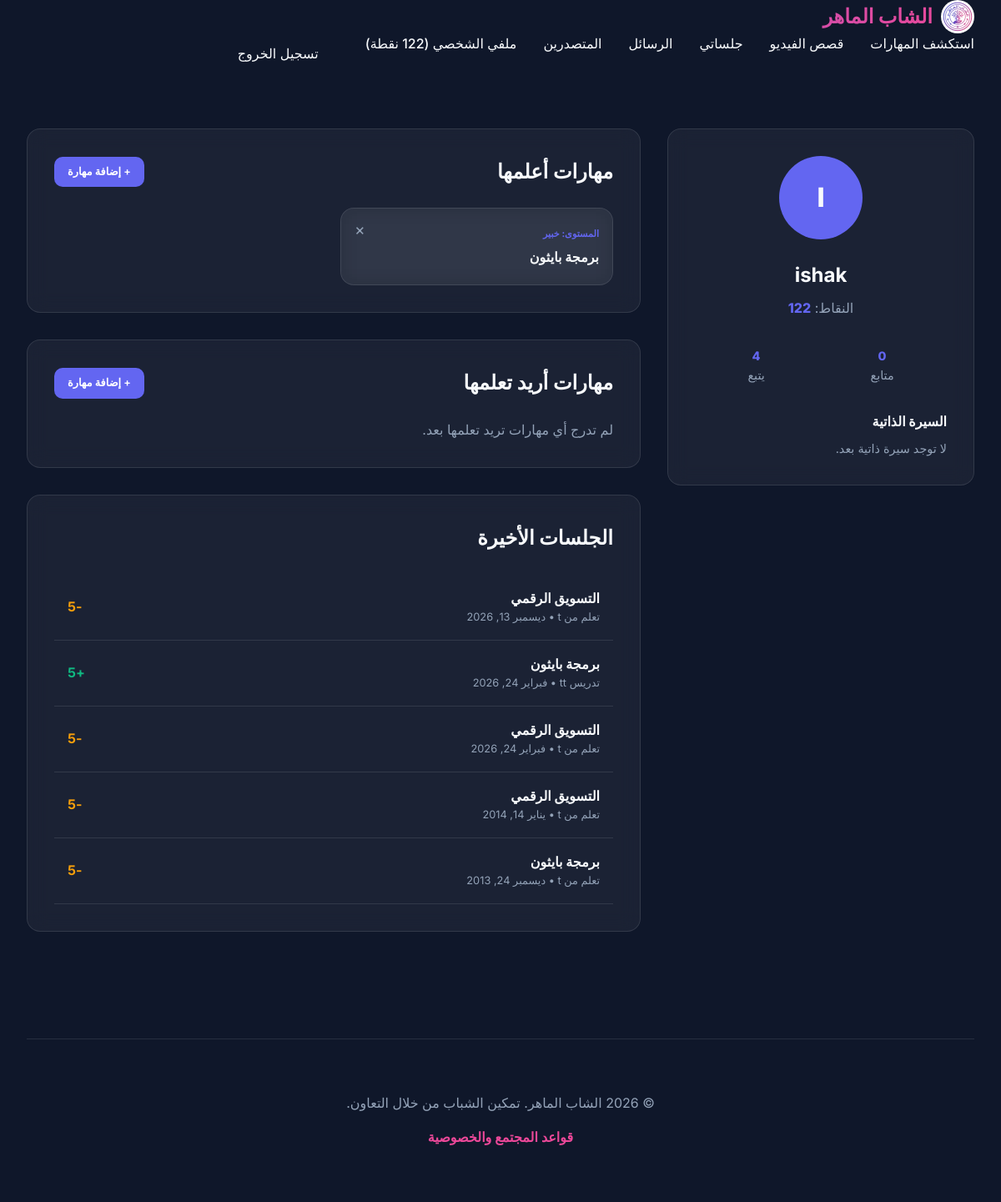
The app's page /profile/ (signed in) with its own data.
### exchange/models.py (models this page shows, shortened)
class User(AbstractUser):
    points = models.IntegerField(default=100)
    bio = models.TextField(blank=True)
    avatar = models.ImageField(upload_to='avatars/', blank=True, null=True)
    following = models.ManyToManyField('self', symmetrical=False, related_name='followers', blank=True)

class UserSkill(models.Model):
    user = models.ForeignKey(User, on_delete=models.CASCADE, related_name='user_skills')
    skill = models.ForeignKey(Skill, on_delete=models.CASCADE)
    level = models.CharField(max_length=20, choices=Skill.LEVEL_CHOICES)
    is_teaching = models.BooleanField(default=True) # True if teaching, False if wanting to learn

class Skill(models.Model):
    LEVEL_CHOICES = [
        ('beginner', 'مبتدئ'),
        ('intermediate', 'متوسط'),
        ('advanced', 'متقدم'),
        ('expert', 'خبير'),
    ]
    name = models.CharField(max_length=100)
    description = models.TextField()

class Session(models.Model):
    STATUS_CHOICES = [
        ('requested', 'Requested'),
        ('approved', 'Approved'),
        ('completed', 'Completed'),
        ('cancelled', 'Cancelled'),
    ]
    teacher = models.ForeignKey(User, on_delete=models.CASCADE, related_name='taught_sessions')
    learner = models.ForeignKey(User, on_delete=models.CASCADE, related_name='learned_sessions')
    skill = models.ForeignKey(Skill, on_delete=models.CASCADE)
    date = models.DateTimeField()
    duration_hours = models.DecimalField(max_digits=4, decimal_places=2, default=1.0)
    status = models.CharField(max_length=20, choices=STATUS_CHOICES, default='requested')
    points_exchanged = models.IntegerField()

### exchange/views.py (the view)
# urls.py: path('profile/', views.profile, name='profile'),
@login_required
def profile(request):
    teaching = UserSkill.objects.filter(user=request.user, is_teaching=True)
    learning = UserSkill.objects.filter(user=request.user, is_teaching=False)
    sessions = Session.objects.filter(teacher=request.user) | Session.objects.filter(learner=request.user)
    return render(request, 'exchange/profile.html', {
        'teaching': teaching,
        'learning': learning,
        'sessions': sessions.order_by('-date')[:10]
    })

### templates/exchange/profile.html (shortened to what this page needs)
{% extends 'base.html' %}
{% block content %}
<div style="display: grid; grid-template-columns: 1fr 2fr; gap: 2rem;">
    <aside>
        <div class="glass" style="padding: 2rem; text-align: center;">
            <div
                style="width: 100px; height: 100px; background: var(--primary); border-radius: 50%; margin: 0 auto 1.5rem; display: flex; align-items: center; justify-content: center; font-size: 2rem; font-weight: 800;">
                {{ user.username|slice:":1"|upper }}
            </div>
            <h2 style="margin-bottom: 0.5rem;">{{ user.username }}</h2>
            <p style="color: var(--text-muted); margin-bottom: 2rem;">النقاط: <span
                    style="color: var(--primary); font-weight: 800;">{{ user.points }}</span></p>
            <div style="display: flex; justify-content: space-around; margin-bottom: 2rem; font-size: 0.9rem;">
                <div>
                    <div style="font-weight: 800; color: var(--primary);">{{ user.followers.count }}</div>
                    <div style="color: var(--text-muted);">متابع</div>
                </div>
                <div>
                    <div style="font-weight: 800; color: var(--primary);">{{ user.following.count }}</div>
                    <div style="color: var(--text-muted);">يتبع</div>
                </div>
            </div>
            <div style="text-align: right;">
                <h4 style="margin-bottom: 0.5rem;">السيرة الذاتية</h4>
                <p style="font-size: 0.9rem; color: var(--text-muted);">{{ user.bio|default:"لا توجد سيرة ذاتية بعد." }}
                </p>
            </div>
        </div>
    </aside>
    <section>
        <div class="glass" style="padding: 2rem; margin-bottom: 2rem;">
            <div style="display: flex; justify-content: space-between; align-items: center; margin-bottom: 1.5rem;">
                <h2 style="margin-bottom: 0;">مهارات أعلمها</h2>
                <a href="{% url 'exchange:add_skill' %}" class="btn btn-primary"
                    style="padding: 0.5rem 1rem; font-size: 0.8rem;">+ إضافة مهارة</a>
            </div>
            <div style="display: grid; grid-template-columns: 1fr 1fr; gap: 1rem;">
                {% for item in teaching %}
                <div class="glass"
                    style="padding: 1rem; display: flex; justify-content: space-between; align-items: flex-start;">
                    <div>
                        <span
                            style="font-size: 0.7rem; color: var(--primary); text-transform: uppercase; font-weight: 700;">المستوى:
                            {{ item.get_level_display }}</span>
                        <h4 style="margin: 0.25rem 0;">{{ item.skill.name }}</h4>
                    </div>
                    <a href="{% url 'exchange:delete_user_skill' item.id %}"
                        style="color: var(--text-muted); text-decoration: none; font-size: 1.2rem; line-height: 1;"
                        onclick="return confirm('هل أنت متأكد من حذف هذه المهارة؟')">×</a>
                </div>
                {% empty %}
                <p style="color: var(--text-muted);">لم تدرج أي مهارات لتدريسها بعد.</p>
                {% endfor %}
            </div>
        </div>
        <div class="glass" style="padding: 2rem; margin-bottom: 2rem;">
            <div style="display: flex; justify-content: space-between; align-items: center; margin-bottom: 1.5rem;">
                <h2 style="margin-bottom: 0;">مهارات أريد تعلمها</h2>
                <a href="{% url 'exchange:add_skill' %}" class="btn btn-primary"
                    style="padding: 0.5rem 1rem; font-size: 0.8rem;">+ إضافة مهارة</a>
            </div>
            <div style="display: grid; grid-template-columns: 1fr 1fr; gap: 1rem;">
                {% for item in learning %}
                <div class="glass"
                    style="padding: 1rem; display: flex; justify-content: space-between; align-items: flex-start;">
                    <div>
                        <span
                            style="font-size: 0.7rem; color: var(--secondary); text-transform: uppercase; font-weight: 700;">المستوى:
                            {{ item.get_level_display }}</span>
                        <h4 style="margin: 0.25rem 0;">{{ item.skill.name }}</h4>
                    </div>
                    <a href="{% url 'exchange:delete_user_skill' item.id %}"
                        style="color: var(--text-muted); text-decoration: none; font-size: 1.2rem; line-height: 1;"
                        onclick="return confirm('هل أنت متأكد من حذف هذه المهارة؟')">×</a>
                </div>
                {% empty %}
                <p style="color: var(--text-muted);">لم تدرج أي مهارات تريد تعلمها بعد.</p>
                {% endfor %}
            </div>
        </div>
        <div class="glass" style="padding: 2rem;">
            <h2 style="margin-bottom: 1.5rem;">الجلسات الأخيرة</h2>
            {% for session in sessions %}
            <div class="session-item">
                <div>
                    <h4 style="margin: 0;">{{ session.skill.name }}</h4>
                    <p style="font-size: 0.8rem; color: var(--text-muted);">
                        {% if session.teacher == user %}
                        تدريس {{ session.learner.username }}
                        {% else %}
                        تعلم من {{ session.teacher.username }}
                        {% endif %}
                        • {{ session.date|date:"M j, Y" }}
                    </p>
                </div>
                <div style="text-align: left;">
                    <span
                        class="session-points {% if session.teacher == user %}text-success{% else %}text-warning{% endif %}">
                        {% if session.teacher == user %}+{% else %}-{% endif %}{{ session.points_exchanged }}
                    </span>
                </div>
            </div>
            {% empty %}
            <p style="color: var(--text-muted);">لا يوجد نشاط حديث مسجل.</p>
            {% endfor %}
        </div>
    </section>
</div>
{% endblock %}

### static/css/style.css (style rules this page uses)
:root { --primary: #6366f1; --primary-hover: #4f46e5; --secondary: #ec4899; --bg-dark: #0f172a; --bg-card: rgba(30, 41, 59, 0.7); --text-main: #f8fafc; --text-muted: #94a3b8; --glass-border: rgba(255, 255, 255, 0.1); --glass-bg: rgba(255, 255, 255, 0.05); --success: #10b981; --warning: #f59e0b; }
* { margin: 0; padding: 0; box-sizing: border-box; }
body { font-family: 'Inter', system-ui, -apple-system, sans-serif; background-color: var(--bg-dark); color: var(--text-main); line-height: 1.6; min-height: 100vh; overflow-x: hidden; }
.glass { background: var(--glass-bg); backdrop-filter: blur(12px); -webkit-backdrop-filter: blur(12px); border: 1px solid var(--glass-border); border-radius: 16px; }
.btn { padding: 0.75rem 1.5rem; border-radius: 10px; font-weight: 600; cursor: pointer; transition: transform 0.2s, background 0.3s; text-decoration: none; display: inline-block; }
.btn-primary { background: var(--primary); color: white; border: none; }

### templates/exchange/profile.html (style rules this page uses)
.session-item { padding: 1rem; border-bottom: 1px solid var(--glass-border); display: flex; justify-content: space-between; align-items: center; }
.session-points { font-weight: 700; }
.text-success { color: var(--success); }
.text-warning { color: var(--warning); }

### records on screen
User: username "I", username "ishak", points "122", followers.count "0", following.count "4", bio "لا توجد سيرة ذاتية بعد."
UserSkill: level "خبير", skill.name "برمجة بايثون"
Session: skill.name "التسويق الرقمي", teacher.username "t", date "ديسمبر 13, 2026", points_exchanged "5"
Session: skill.name "برمجة بايثون", date "فبراير 24, 2026", points_exchanged "5"
Session: skill.name "التسويق الرقمي", teacher.username "t", date "فبراير 24, 2026", points_exchanged "5"
Session: skill.name "التسويق الرقمي", teacher.username "t", date "يناير 14, 2014", points_exchanged "5"
Session: skill.name "برمجة بايثون", teacher.username "t", date "ديسمبر 24, 2013", points_exchanged "5"
